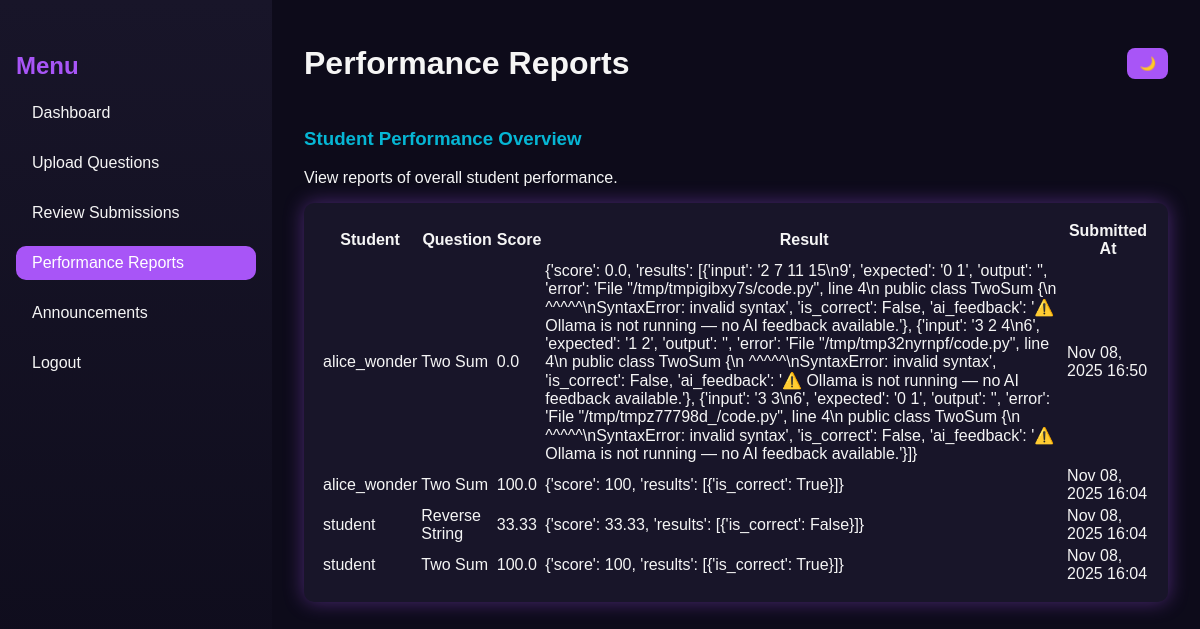
Before: /faculty/performance-reports/ (signed in) with the older database file.
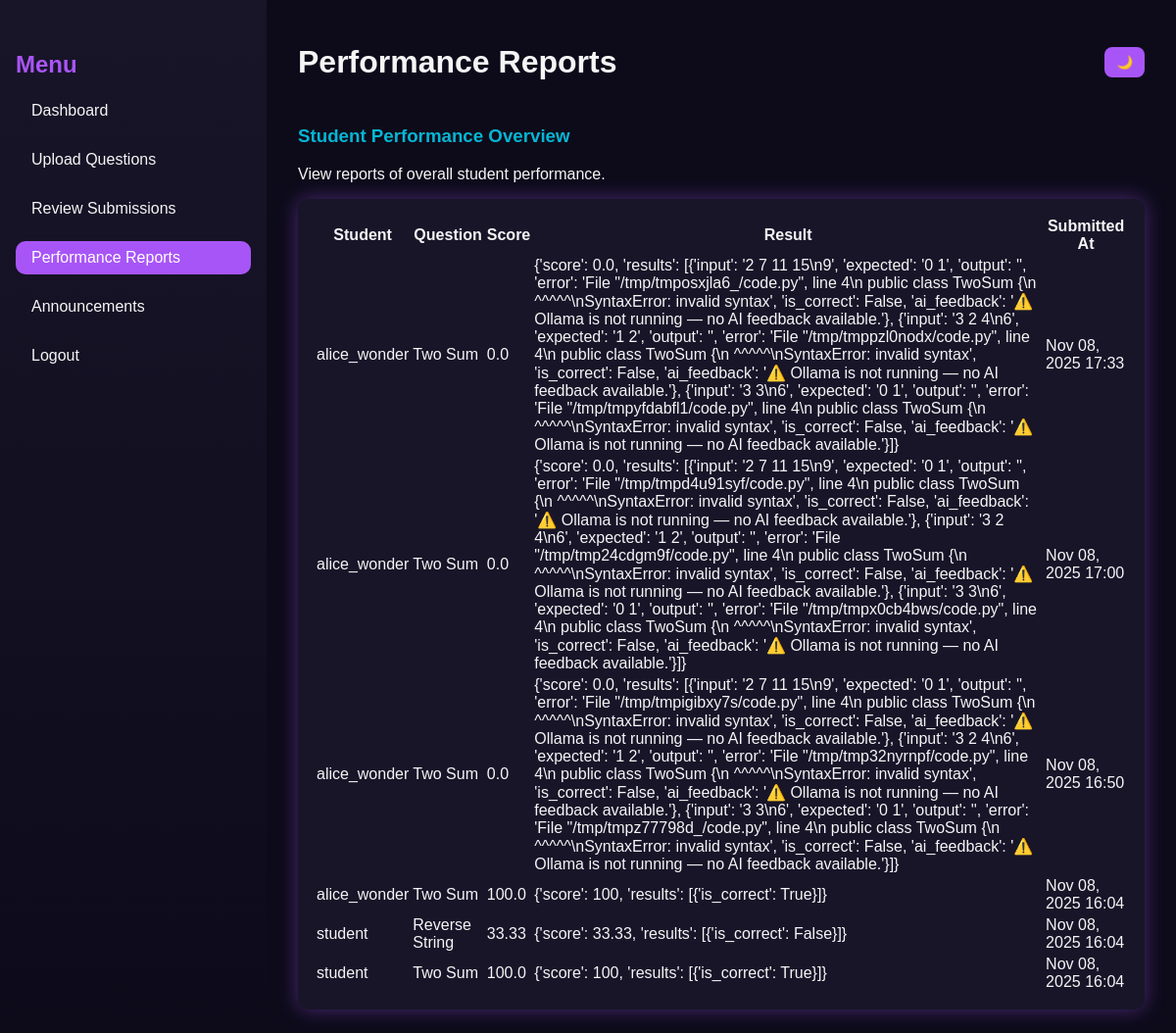
After: the same page with the newer database file.
### core/models.py (models this page shows, shortened)
class Submission(models.Model):
    student = models.ForeignKey(Student, on_delete=models.CASCADE)
    question = models.ForeignKey(Question, on_delete=models.CASCADE)
    code = models.TextField()
    language = models.CharField(max_length=20)
    result = models.JSONField(null=True, blank=True)  # store output, correctness, AI feedback
    score = models.FloatField(default=0)
    submitted_at = models.DateTimeField(auto_now_add=True)

class Student(models.Model):
    user = models.OneToOneField(User, on_delete=models.CASCADE)
    faculty = models.ForeignKey(Faculty, on_delete=models.SET_NULL, null=True, blank=True)
    group = models.CharField(max_length=100, blank=True, null=True)

class Question(models.Model):
    faculty = models.ForeignKey(Faculty, on_delete=models.CASCADE, related_name='questions')
    title = models.CharField(max_length=255)
    description = models.TextField()
    difficulty = models.CharField(
        max_length=20,
        choices=[('Easy', 'Easy'), ('Medium', 'Medium'), ('Hard', 'Hard')],
        default='Easy'
    )
    marks = models.IntegerField(default=0)
    created_at = models.DateTimeField(auto_now_add=True)
    example_input = models.TextField(blank=True)
    example_output = models.TextField(blank=True)
    constraints = models.TextField(blank=True)

### core/views.py (the view)
# urls.py: path('faculty/performance-reports/', views.performance_reports, name='performance_reports'),
@login_required
def performance_reports(request):
    submissions = Submission.objects.select_related('student__user', 'question').order_by('-submitted_at')
    return render(request, 'core/performance_reports.html', {"submissions": submissions})

### core/templates/core/performance_reports.html (shortened to what this page needs)
{% load static %}
<!DOCTYPE html>
<html lang="en">
<head>
  <link rel="stylesheet" href="{% static 'dynamic/CSS/faculty_dashboard.css' %}" />
</head>
<body>
  <div class="dashboard">
    <aside class="sidebar">
      <h2 class="menu-title">Menu</h2>
      <ul>
        <li><a href="{% url 'faculty_dashboard' %}">Dashboard</a></li>
        <li><a href="{% url 'upload_question' %}">Upload Questions</a></li>
        <li><a href="{% url 'review_submissions' %}">Review Submissions</a></li>
        <li><a href="{% url 'performance_reports' %}" class="active">Performance Reports</a></li>
        <li><a href="{% url 'faculty_announcements' %}">Announcements</a></li>
        <li><a href="{% url 'logout' %}">Logout</a></li>
      </ul>
    </aside>
    <main class="main-content">
      <header class="topbar">
        <h1>Performance Reports</h1>
        <div class="theme-toggle">
          <button id="themeToggle">🌙</button>
        </div>
      </header>
      <section class="overview">
        <h3>Student Performance Overview</h3>
        <p>View reports of overall student performance.</p>
        <table class="performance-table">
          <thead>
            <tr>
              <th>Student</th>
              <th>Question</th>
              <th>Score</th>
              <th>Result</th>
              <th>Submitted At</th>
            </tr>
          </thead>
          <tbody>
            {% for submission in submissions %}
              <tr>
                <td>{{ submission.student.user.username }}</td>
                <td>{{ submission.question.title }}</td>
                <td>{{ submission.score }}</td>
                <td>{{ submission.result }}</td>
                <td>{{ submission.submitted_at|date:"M d, Y H:i" }}</td>
              </tr>
            {% empty %}
              <tr>
                <td colspan="5">No submissions yet.</td>
              </tr>
            {% endfor %}
          </tbody>
        </table>
      </section>
    </main>
  </div>
</body>
</html>

### core/static/dynamic/CSS/faculty_dashboard.css (style rules this page uses)
:root { --bg-dark: #0d0b1a; --bg-light: #f4f4f8; --text-dark: #f5f5f5; --text-light: #222; --accent1: #a855f7; --accent2: #06b6d4; --card-dark: #181529; --card-light: #ffffff; --shadow-glow: 0 0 20px rgba(168, 85, 247, 0.4); }
body { font-family: "Poppins", sans-serif; margin: 0; background-color: var(--bg-dark); color: var(--text-dark); transition: background 0.4s, color 0.4s; }
.dashboard { display: flex; height: 100vh; }
.sidebar { width: 240px; background: linear-gradient(180deg, #181529, #0d0b1a); padding: 2rem 1rem; box-shadow: var(--shadow-glow); }
.sidebar .menu-title { color: var(--accent1); font-weight: 700; font-size: 1.5rem; margin-bottom: 1rem; }
.sidebar ul { list-style: none; padding: 0; }
.sidebar ul li { margin: 1rem 0; }
.sidebar ul li a { color: var(--text-dark); text-decoration: none; font-size: 1rem; display: block; padding: 0.5rem 1rem; border-radius: 10px; transition: background 0.3s; }
.sidebar ul li a:hover, .sidebar ul li a.active { background: var(--accent1); color: #fff; }
.main-content { flex: 1; background: var(--bg-dark); color: var(--text-dark); padding: 1.5rem 2rem; overflow-y: auto; transition: background 0.4s, color 0.4s; }
.topbar { display: flex; justify-content: space-between; align-items: center; }
.theme-toggle button { background: var(--accent1); border: none; padding: 8px 12px; border-radius: 8px; color: white; cursor: pointer; transition: 0.3s; }
.overview h3 { color: var(--accent2); margin-top: 1.5rem; }
.upload-form, .overview table { background: var(--card-dark); padding: 1rem; border-radius: 10px; box-shadow: var(--shadow-glow); margin-top: 1rem; }

Changed rows visible on the page:
added Submission: student.user.username "alice_wonder", question "Two Sum", score "0.0", result "{'score': 0.0, 'results': [{'input': '2 7 11 15\\n9', 'expected': '0 1', 'output': '', 'error': 'File \"/tmp/tmposxjla6_/code.py\", line 4\\n public class TwoSum {\\n ^^^^^\\nSyntaxError: invalid syntax', 'is_correct': False, 'ai_feedback': '⚠️ Ollama is not running — no AI feedback available.'}, {'input': '3 2 4\\n6', 'expected': '1 2', 'output': '', 'error': 'File \"/tmp/tmppzl0nodx/code.py\", line 4\\n public class TwoSum {\\n ^^^^^\\nSyntaxError: invalid syntax', 'is_correct': False, 'ai_feedback': '⚠️ Ollama is not running — no AI feedback available.'}, {'input': '3 3\\n6', 'expected': '0 1', 'output': '', 'error': 'File \"/tmp/tmpyfdabfl1/code.py\", line 4\\n public class TwoSum {\\n…", submitted_at "Nov 08, 2025 17:33"
added Submission: student.user.username "alice_wonder", question "Two Sum", score "0.0", result "{'score': 0.0, 'results': [{'input': '2 7 11 15\\n9', 'expected': '0 1', 'output': '', 'error': 'File \"/tmp/tmpd4u91syf/code.py\", line 4\\n public class TwoSum {\\n ^^^^^\\nSyntaxError: invalid syntax', 'is_correct': False, 'ai_feedback': '⚠️ Ollama is not running — no AI feedback available.'}, {'input': '3 2 4\\n6', 'expected': '1 2', 'output': '', 'error': 'File \"/tmp/tmp24cdgm9f/code.py\", line 4\\n public class TwoSum {\\n ^^^^^\\nSyntaxError: invalid syntax', 'is_correct': False, 'ai_feedback': '⚠️ Ollama is not running — no AI feedback available.'}, {'input': '3 3\\n6', 'expected': '0 1', 'output': '', 'error': 'File \"/tmp/tmpx0cb4bws/code.py\", line 4\\n public class TwoSum {\\n…", submitted_at "Nov 08, 2025 17:00"
